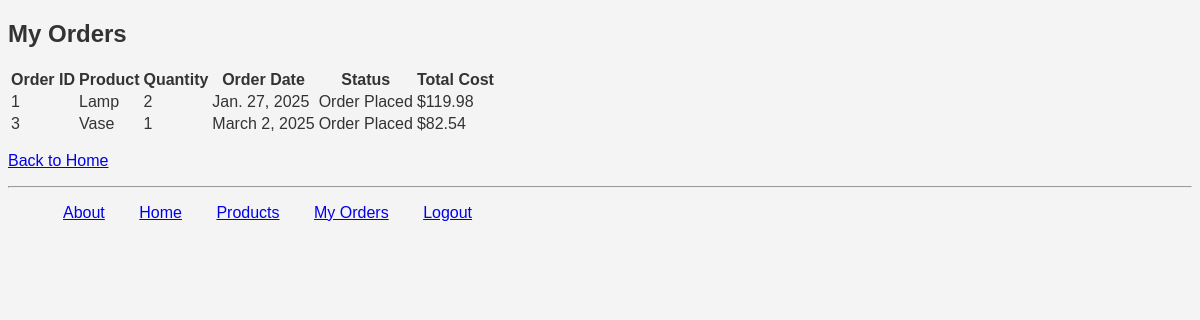
Screenshot of /myapp/myorders/ (signed in) with the database file from the repository.
### myapp/models.py (models this page shows, shortened)
class Order(models.Model):  # Move this out of the Client class
    ORDER_STATUS_CHOICES = [
        (0, 'Order Cancelled'),
        (1, 'Order Placed'),
        (2, 'Order Shipped'),
        (3, 'Order Delivered'),
    ]
    product = models.ForeignKey(Product, on_delete=models.CASCADE)
    client = models.ForeignKey(Client, on_delete=models.CASCADE)
    num_units = models.PositiveIntegerField()
    order_status = models.PositiveIntegerField(choices=ORDER_STATUS_CHOICES, default=1)
    order_date = models.DateField()
    def total_cost(self):
        return self.product.price * self.num_units

class Product(models.Model):
    category = models.ForeignKey(Category, related_name='products', on_delete=models.CASCADE)
    name = models.CharField(max_length=200)
    price = models.DecimalField(max_digits=10, decimal_places=2)
    stock = models.PositiveIntegerField(default=100)
    available = models.BooleanField(default=True)
    description = models.TextField(null=True, blank=True)
    interested = models.PositiveIntegerField(default=0)

### myapp/views.py (the view)
# urls.py: path('myorders/', views.myorders, name='myorders'),  # My Orders page
@login_required
def myorders(request):
    if hasattr(request.user, 'client'):
        orders = Order.objects.filter(client=request.user.client)
        return render(request, 'myapp/myorders.html', {'orders': orders})
    else:
        return render(request, 'myapp/myorders.html',
                     {'message': 'You are not a registered client!'})

### myapp/templates/myapp/myorders.html (shortened to what this page needs)
{% extends 'myapp/base.html' %}
{% block body_block %}
    <h2>My Orders</h2>
    {% if message %}
        <p><strong>{{ message }}</strong></p>
    {% else %}
        {% if orders %}
            <table>
                <thead>
                    <tr>
                        <th>Order ID</th>
                        <th>Product</th>
                        <th>Quantity</th>
                        <th>Order Date</th>
                        <th>Status</th>
                        <th>Total Cost</th>
                    </tr>
                </thead>
                <tbody>
                    {% for order in orders %}
                        <tr>
                            <td>{{ order.id }}</td>
                            <td>{{ order.product.name }}</td>
                            <td>{{ order.num_units }}</td>
                            <td>{{ order.order_date }}</td>
                            <td>{{ order.get_order_status_display }}</td>
                            <td>${{ order.total_cost }}</td>
                        </tr>
                    {% endfor %}
                </tbody>
            </table>
        {% else %}
            <p><strong>You have not placed any orders yet.</strong></p>
        {% endif %}
    {% endif %}
    <p><a href="{% url 'myapp:index' %}">Back to Home</a></p>
{% endblock %}

### myapp/static/myapp/style.css (style rules this page uses)
body { background-color: #f4f4f4; color: #333; font-size: 16px; font-family: Arial, sans-serif; }

### rows the page displays
Order: id "1", product.name "Lamp", num_units "2", order_date "Jan. 27, 2025", order_status "Order Placed", total_cost "119.98"
Order: id "3", product.name "Vase", num_units "1", order_date "March 2, 2025", order_status "Order Placed", total_cost "82.54"
